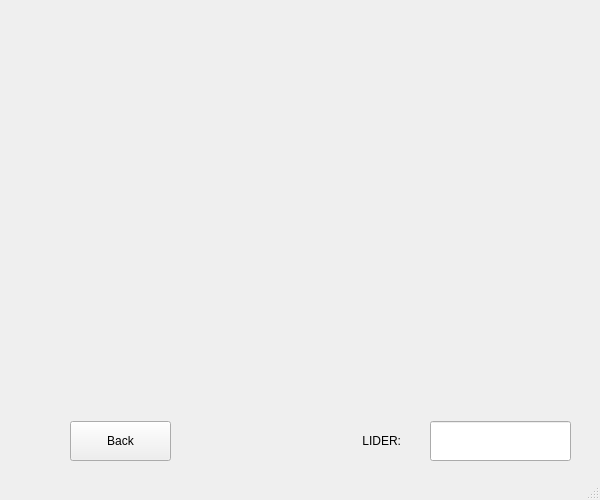
<?xml version="1.0" encoding="UTF-8"?>
<ui version="4.0">
 <class>graphWindow</class>
 <widget class="QMainWindow" name="graphWindow">
  <property name="geometry">
   <rect>
    <x>0</x>
    <y>0</y>
    <width>600</width>
    <height>500</height>
   </rect>
  </property>
  <property name="sizePolicy">
   <sizepolicy hsizetype="Fixed" vsizetype="Fixed">
    <horstretch>0</horstretch>
    <verstretch>0</verstretch>
   </sizepolicy>
  </property>
  <property name="minimumSize">
   <size>
    <width>600</width>
    <height>500</height>
   </size>
  </property>
  <property name="maximumSize">
   <size>
    <width>600</width>
    <height>500</height>
   </size>
  </property>
  <property name="windowTitle">
   <string>Engagement Application</string>
  </property>
  <widget class="QWidget" name="centralwidget">
   <widget class="QPushButton" name="backButton">
    <property name="geometry">
     <rect>
      <x>70</x>
      <y>421</y>
      <width>101</width>
      <height>40</height>
     </rect>
    </property>
    <property name="palette">
     <palette>
      <active>
       <colorrole role="Button">
        <brush brushstyle="SolidPattern">
         <color alpha="255">
          <red>51</red>
          <green>209</green>
          <blue>122</blue>
         </color>
        </brush>
       </colorrole>
       <colorrole role="Light">
        <brush brushstyle="SolidPattern">
         <color alpha="255">
          <red>121</red>
          <green>255</green>
          <blue>181</blue>
         </color>
        </brush>
       </colorrole>
       <colorrole role="Midlight">
        <brush brushstyle="SolidPattern">
         <color alpha="255">
          <red>86</red>
          <green>232</green>
          <blue>151</blue>
         </color>
        </brush>
       </colorrole>
       <colorrole role="Dark">
        <brush brushstyle="SolidPattern">
         <color alpha="255">
          <red>25</red>
          <green>104</green>
          <blue>61</blue>
         </color>
        </brush>
       </colorrole>
       <colorrole role="Mid">
        <brush brushstyle="SolidPattern">
         <color alpha="255">
          <red>34</red>
          <green>139</green>
          <blue>81</blue>
         </color>
        </brush>
       </colorrole>
       <colorrole role="Window">
        <brush brushstyle="SolidPattern">
         <color alpha="255">
          <red>51</red>
          <green>209</green>
          <blue>122</blue>
         </color>
        </brush>
       </colorrole>
       <colorrole role="Shadow">
        <brush brushstyle="SolidPattern">
         <color alpha="255">
          <red>0</red>
          <green>0</green>
          <blue>0</blue>
         </color>
        </brush>
       </colorrole>
       <colorrole role="AlternateBase">
        <brush brushstyle="SolidPattern">
         <color alpha="255">
          <red>153</red>
          <green>232</green>
          <blue>188</blue>
         </color>
        </brush>
       </colorrole>
      </active>
      <inactive>
       <colorrole role="Button">
        <brush brushstyle="SolidPattern">
         <color alpha="255">
          <red>239</red>
          <green>239</green>
          <blue>239</blue>
         </color>
        </brush>
       </colorrole>
       <colorrole role="Light">
        <brush brushstyle="SolidPattern">
         <color alpha="255">
          <red>255</red>
          <green>255</green>
          <blue>255</blue>
         </color>
        </brush>
       </colorrole>
       <colorrole role="Midlight">
        <brush brushstyle="SolidPattern">
         <color alpha="255">
          <red>202</red>
          <green>202</green>
          <blue>202</blue>
         </color>
        </brush>
       </colorrole>
       <colorrole role="Dark">
        <brush brushstyle="SolidPattern">
         <color alpha="255">
          <red>159</red>
          <green>159</green>
          <blue>159</blue>
         </color>
        </brush>
       </colorrole>
       <colorrole role="Mid">
        <brush brushstyle="SolidPattern">
         <color alpha="255">
          <red>184</red>
          <green>184</green>
          <blue>184</blue>
         </color>
        </brush>
       </colorrole>
       <colorrole role="Window">
        <brush brushstyle="SolidPattern">
         <color alpha="255">
          <red>239</red>
          <green>239</green>
          <blue>239</blue>
         </color>
        </brush>
       </colorrole>
       <colorrole role="Shadow">
        <brush brushstyle="SolidPattern">
         <color alpha="255">
          <red>118</red>
          <green>118</green>
          <blue>118</blue>
         </color>
        </brush>
       </colorrole>
       <colorrole role="AlternateBase">
        <brush brushstyle="SolidPattern">
         <color alpha="255">
          <red>247</red>
          <green>247</green>
          <blue>247</blue>
         </color>
        </brush>
       </colorrole>
      </inactive>
      <disabled>
       <colorrole role="Button">
        <brush brushstyle="SolidPattern">
         <color alpha="255">
          <red>51</red>
          <green>209</green>
          <blue>122</blue>
         </color>
        </brush>
       </colorrole>
       <colorrole role="Light">
        <brush brushstyle="SolidPattern">
         <color alpha="255">
          <red>121</red>
          <green>255</green>
          <blue>181</blue>
         </color>
        </brush>
       </colorrole>
       <colorrole role="Midlight">
        <brush brushstyle="SolidPattern">
         <color alpha="255">
          <red>86</red>
          <green>232</green>
          <blue>151</blue>
         </color>
        </brush>
       </colorrole>
       <colorrole role="Dark">
        <brush brushstyle="SolidPattern">
         <color alpha="255">
          <red>25</red>
          <green>104</green>
          <blue>61</blue>
         </color>
        </brush>
       </colorrole>
       <colorrole role="Mid">
        <brush brushstyle="SolidPattern">
         <color alpha="255">
          <red>34</red>
          <green>139</green>
          <blue>81</blue>
         </color>
        </brush>
       </colorrole>
       <colorrole role="Window">
        <brush brushstyle="SolidPattern">
         <color alpha="255">
          <red>51</red>
          <green>209</green>
          <blue>122</blue>
         </color>
        </brush>
       </colorrole>
       <colorrole role="Shadow">
        <brush brushstyle="SolidPattern">
         <color alpha="255">
          <red>177</red>
          <green>177</green>
          <blue>177</blue>
         </color>
        </brush>
       </colorrole>
       <colorrole role="AlternateBase">
        <brush brushstyle="SolidPattern">
         <color alpha="255">
          <red>247</red>
          <green>247</green>
          <blue>247</blue>
         </color>
        </brush>
       </colorrole>
      </disabled>
     </palette>
    </property>
    <property name="text">
     <string>Back</string>
    </property>
   </widget>
   <widget class="QWidget" name="graphWidget" native="true">
    <property name="geometry">
     <rect>
      <x>20</x>
      <y>20</y>
      <width>551</width>
      <height>371</height>
     </rect>
    </property>
    <property name="sizePolicy">
     <sizepolicy hsizetype="Fixed" vsizetype="Fixed">
      <horstretch>0</horstretch>
      <verstretch>5</verstretch>
     </sizepolicy>
    </property>
   </widget>
   <widget class="QLabel" name="winerLabel">
    <property name="geometry">
     <rect>
      <x>300</x>
      <y>421</y>
      <width>101</width>
      <height>40</height>
     </rect>
    </property>
    <property name="layoutDirection">
     <enum>Qt::RightToLeft</enum>
    </property>
    <property name="text">
     <string>LIDER:</string>
    </property>
    <property name="alignment">
     <set>Qt::AlignRight|Qt::AlignTrailing|Qt::AlignVCenter</set>
    </property>
   </widget>
   <widget class="QLineEdit" name="winnerLine">
    <property name="geometry">
     <rect>
      <x>430</x>
      <y>421</y>
      <width>141</width>
      <height>40</height>
     </rect>
    </property>
    <property name="text">
     <string/>
    </property>
    <property name="alignment">
     <set>Qt::AlignCenter</set>
    </property>
   </widget>
  </widget>
  <widget class="QStatusBar" name="statusbar"/>
 </widget>
 <resources/>
 <connections/>
</ui>
